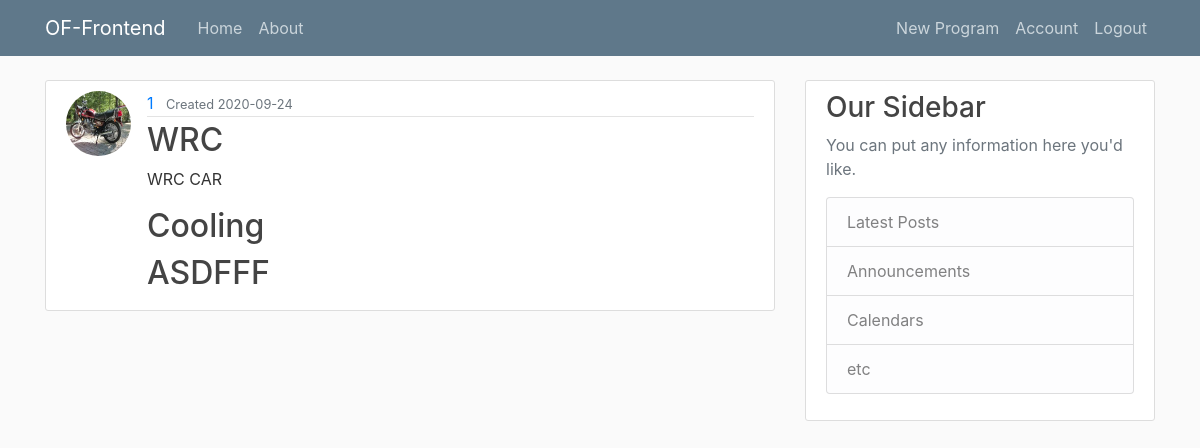
The page /programs/1 (signed in) on the database as committed earlier.
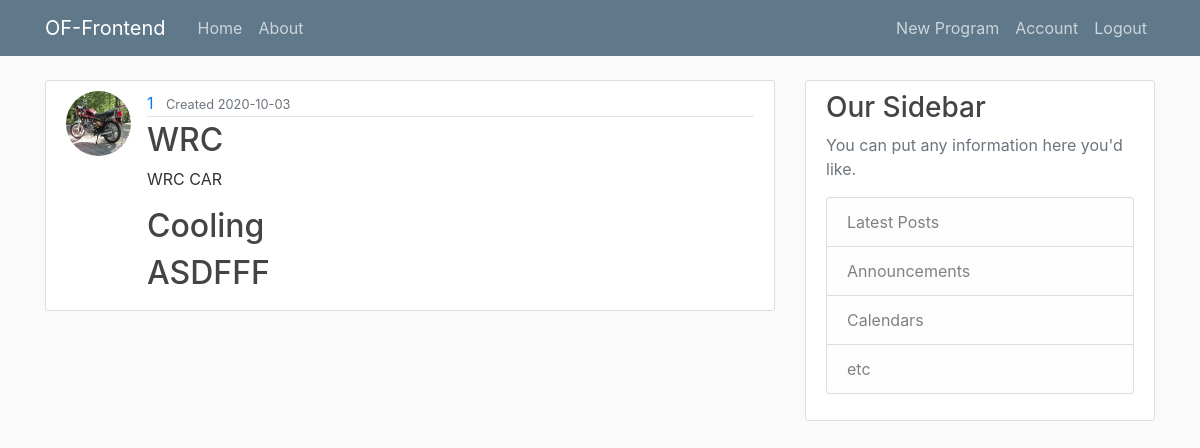
The same page on the database as committed later.
### flask_website/models.py (models this page shows, shortened)
class Program(db.Model):
    __tablename__ = 'program'
    id = db.Column(db.Integer, primary_key=True)
    name = db.Column(db.String(20),unique=True, nullable=False)
    description = db.Column(db.Text,unique=False, nullable=False)
    created_date = db.Column(db.DateTime,nullable=False, default = datetime.utcnow)
    created_by = db.Column(db.Integer,db.ForeignKey('user.id'), nullable = False)
    project = db.relationship("Project", back_populates = "program") # forward

### flask_website/routes.py (the view)
@app.route("/programs/<int:program_id>")
@login_required
def program(program_id):
    program = Program.query.get_or_404(program_id)
    projects =program.project
    return render_template('program.html', title = program.name, program = program, projects = projects)

### flask_website/models.py (called while the page is built)
@login_manager.user_loader
def load_user(user_id):
    return User.query.get(int(user_id))

### flask_website/templates/program.html
{% extends "layout.html" %}
{% block content %}
        <article class="media content-section">
          <img class = "rounded-circle article-img", src="{{ url_for('static', filename = 'profile_pics/' + program.creator.image_file) }}">
          <div class="media-body">
            <div class="article-metadata">
              <a class="mr-2" href="#">{{ program.created_by }}</a>
              <small class="text-muted"> Created {{ program.created_date.strftime('%Y-%m-%d') }}</small>
            </div>
            <h2 class="article-title">{{ program.name }}</h2>
            <p class="article-content">{{ program.description }}</p>
            {% for project in projects %}
              <div class="media-body">
                <h2><a class="article-title" href="{{ url_for('project',program_id = program.id, project_id = project.id) }}">{{ project.name }}</a></h2>
              </div>
            {% endfor %}
          </div>
        </article>
{% endblock content %}

Rows that differ between the two databases and show on the page:
changed Program "WRC": created_date "2020-09-24" → "2020-10-03"
